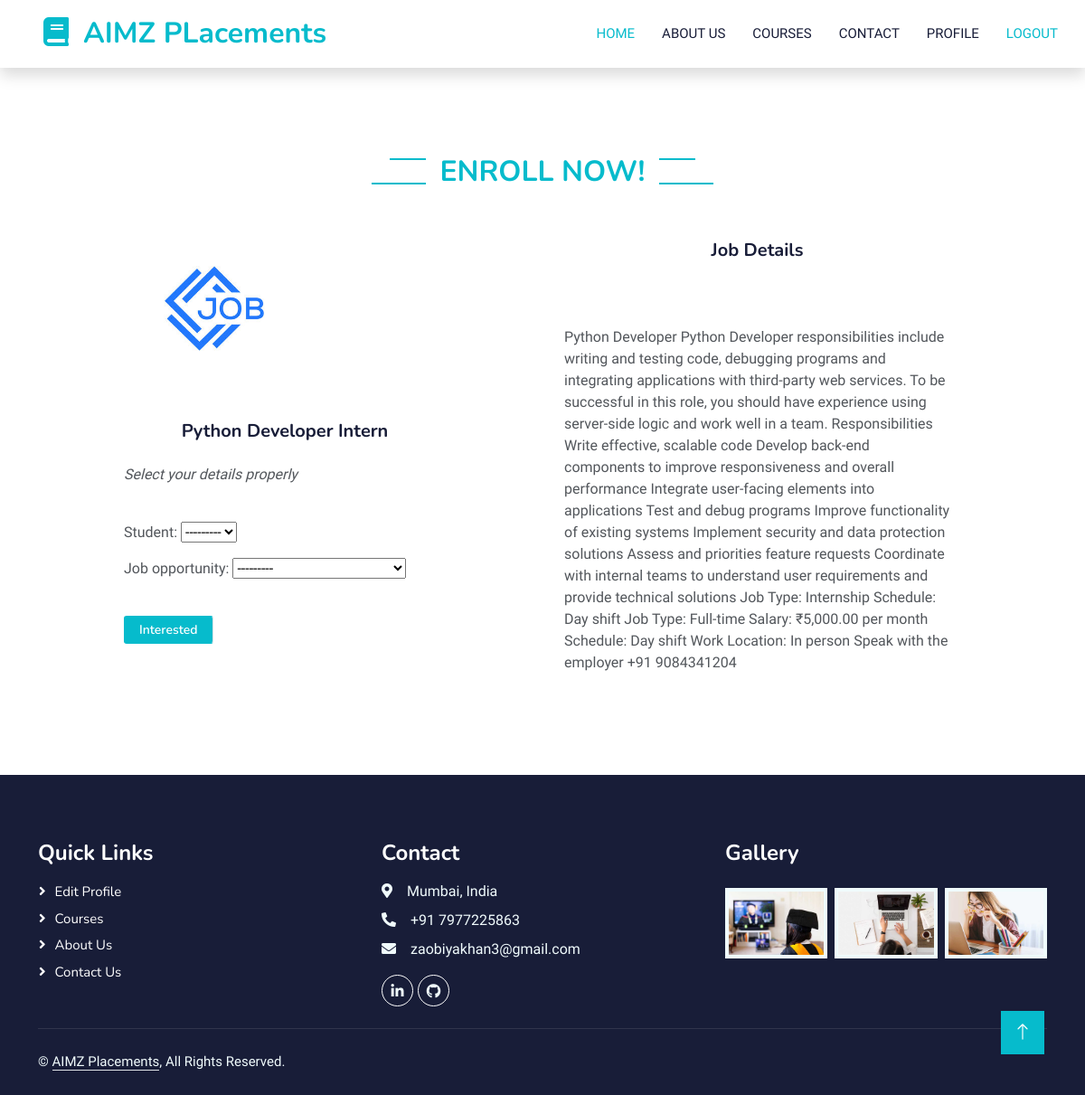
The page /apply_job/1/ (signed in) on the database its author committed.
### aimz/models.py (models this page shows)
class Job(models.Model):
    title = models.CharField(max_length=255)
    description = models.TextField()
    company = models.CharField(max_length=255)
    req_skills = models.TextField()
    application_deadline = models.DateField()
    applicants = models.ManyToManyField(StudentProfile, through='StudentApplication')
    class Meta:
        verbose_name_plural="Jobs"
    def __str__(self):
        return self.title

### aimz/views.py (the view)
# urls.py: path("apply_job/<int:id>/", views.apply_job, name="apply_job"),
@login_required(login_url="/user/sign-in/")
def apply_job(request, id):
    job = Job.objects.get(pk=id)
    if request.method == 'POST':
        form = JobApplicationForm(request.POST or None)
        if form.is_valid():
            application = form.save(commit=False)
            application.job = job
            application.applicant = request.user
            application.save()
            messages.success(request, f'Recorded for {job.title} successfully!')
            return redirect('aimz:index')
    else:
        form = JobApplicationForm()
    return render(request, 'aimz/apply_job.html', {'form': form, 'job':job})

### aimz/forms.py
class JobApplicationForm(forms.ModelForm):
    class Meta:
        model = StudentApplication
        fields = ['student', 'job_opportunity']

### profs/models.py (called while the page is built)
    def __str__(self):
        return self.user.username

### templates/aimz/apply_job.html (shortened to what this page needs)
{% load static %}
<!DOCTYPE html>
<html lang="en">
<head>
    <link href="https://cdnjs.cloudflare.com/ajax/libs/font-awesome/5.10.0/css/all.min.css" rel="stylesheet">
    <link href="https://cdn.jsdelivr.net/npm/bootstrap-icons@1.4.1/font/bootstrap-icons.css" rel="stylesheet">
    <link href="{% static 'lib/animate/animate.min.css' %}" rel="stylesheet">
    <link href="{% static 'lib/owlcarousel/assets/owl.carousel.min.css' %}" rel="stylesheet">
    <link href="{% static 'css/bootstrap.min.css' %}" rel="stylesheet">
    <link href="{% static 'css/style.css' %}" rel="stylesheet">
</head>
<body>
    <nav class="navbar navbar-expand-lg bg-white navbar-light shadow sticky-top p-0">
        <a href="index.html" class="navbar-brand d-flex align-items-center px-4 px-lg-5">
            <h2 class="m-0 text-primary"><i class="fa fa-book me-3"></i>AIMZ PLacements</h2>
        </a>
        <div class="collapse navbar-collapse" id="navbarCollapse">
            <div class="navbar-nav ms-auto p-4 p-lg-0">
                <a href="{% url 'aimz:index' %}" class="nav-item nav-link active">Home</a>
                <a href="{% url 'aimz:about' %}" class="nav-item nav-link">About us</a>
                <a href="{% url 'aimz:course_list' %}" class="nav-item nav-link">Courses</a>
                <a href="{% url 'aimz:contact' %}" class="nav-item nav-link">Contact</a>
                <a href="{% url 'profs:profile' %}" class="nav-item nav-link">Profile</a>
                <a href="{% url 'userauths:sign-out' %}" class="nav-item nav-link active">Logout</a>
            </div>
        </div>
    </nav>
    <div class="container-xxl py-5">
        <div class="container">
                <div class="text-center wow fadeInUp" data-wow-delay="0.1s">
                    <h2 class="section-title bg-white text-center text-primary px-3">Enroll Now!</h2>
                </div>
                <br>
                <div class="row g-4">
                    <div class="col-lg-6 col-md-6 wow fadeInUp" data-wow-delay="0.1s">
                        <div class="row g-4 justify-content-center">
                                <div class="col-lg-8 col-md-6 wow fadeInUp" data-wow-delay="0.3s">
                                    <div class="course-item">
                                        <div class="position-relative overflow-hidden">
                                            <img src="{% static 'img/job.jpg' %}" height="200px" width="200px" alt="">
                                        </div>
                                        <div class="text-center p-4 pb-0">
                                            <h5 class="mb-4">{{ job.title }}</h5>
                                        </div>
                                        <form method="POST" enctype="multipart/form-data">
                                            <p><i>Select your details properly</i></p><br>
                                            {{ form.as_p }}
                                            <br>
                                        <button type="submit" class="flex-shrink-0 btn btn-sm btn-primary px-3 border-end">Interested</button>
                                        </form>
                                    </div>
                                </div>
                        </div>
                </div>
                <div class="col-lg-5 col-md-5 wow fadeInUp" data-wow-delay="0.3s">
                            <div class="row g-4 justify-content-center">
                                <br><br>
                                <div class="text-center p-4 pb-0">
                                    <h5 class="mb-4">Job Details</h5>
                                </div>
                                    <div class="row g-4 justify-content-center">
                                        <p>{{ job.description }}</p>
                                    </div>
                            </div>
                </div>
            </div>
        </div>
    </div>
    <div class="container-fluid bg-dark text-light footer pt-5 mt-5 wow fadeIn" data-wow-delay="0.1s">
        <div class="container py-4">
            <div class="row g-4">
                <div class="col-lg-4 col-md-6">
                    <h4 class="text-white mb-3">Quick Links</h4>
                    <a class="btn btn-link" href="{% url 'profs:profile' %}">Edit Profile</a>
                    <a class="btn btn-link" href="{% url 'aimz:course_list' %}">Courses</a>
                    <a class="btn btn-link" href="{% url 'aimz:about' %}">About Us</a>
                    <a class="btn btn-link" href="{% url 'aimz:contact' %}">Contact Us</a>
                </div>
                <div class="col-lg-4 col-md-6">
                    <h4 class="text-white mb-3">Contact</h4>
                    <p class="mb-2"><i class="fa fa-map-marker-alt me-3"></i>Mumbai, India</p>
                    <p class="mb-2"><i class="fa fa-phone-alt me-3"></i>+91 7977225863</p>
                    <p class="mb-2"><i class="fa fa-envelope me-3"></i>zaobiyakhan3@gmail.com</p>
                    <div class="d-flex pt-2">
                        <a class="btn btn-outline-light btn-social" href="https://www.linkedin.com/in/zaobiya-khan/"><i class="fab fa-linkedin-in"></i></a>
                        <a class="btn btn-outline-light btn-social" href="https://github.com/Zaobiya"><i class="fab fa-github"></i></a>
                    </div>
                </div>
                <div class="col-lg-4 col-md-6">
                    <h4 class="text-white mb-3">Gallery</h4>
                    <div class="row g-2 pt-2">
                        <div class="col-4">
                            <img class="img-fluid bg-light p-1" src="{% static 'img/course-1.jpg' %}" alt="">
                        </div>
                        <div class="col-4">
                            <img class="img-fluid bg-light p-1" src="{% static 'img/course-2.jpg' %}" alt="">
                        </div>
                        <div class="col-4">
                            <img class="img-fluid bg-light p-1" src="{% static 'img/course-3.jpg' %}" alt="">
                        </div>
                    </div>
                </div>
            </div>
        </div>
        <div class="container">
            <div class="copyright">
                <div class="row">
                    <div class="col-md-6 text-center text-md-start mb-3 mb-md-0">
                        &copy; <a class="border-bottom" href="#">AIMZ Placements</a>, All Rights Reserved.
                    </div>
                </div>
            </div>
        </div>
    </div>
    <a href="#" class="btn btn-lg btn-primary btn-lg-square back-to-top"><i class="bi bi-arrow-up"></i></a>
</body>
</html>

### static/css/style.css (style rules this page uses)
:root { --primary: #06BBCC; --light: #F0FBFC; --dark: #181d38; }
.back-to-top { position: fixed; display: none; right: 45px; bottom: 45px; z-index: 99; }
.btn { font-family: 'Nunito', sans-serif; font-weight: 600; transition: .5s; }
.btn.btn-primary, .btn.btn-secondary { color: #FFFFFF; }
.btn-lg-square { width: 48px; height: 48px; }
.btn-square, .btn-sm-square, .btn-lg-square { padding: 0; display: flex; align-items: center; justify-content: center; font-weight: normal; border-radius: 0px; }
.navbar-light .navbar-nav .nav-link { margin-right: 30px; padding: 25px 0; color: #FFFFFF; font-size: 15px; text-transform: uppercase; outline: none; }
.navbar-light .navbar-nav .nav-link:hover, .navbar-light .navbar-nav .nav-link.active { color: var(--primary); }
.navbar-light .navbar-brand, .navbar-light a.btn { height: 75px; }
.navbar-light .navbar-nav .nav-link { color: var(--dark); font-weight: 500; }
.navbar-light.sticky-top { top: -100px; transition: .5s; }
.section-title { position: relative; display: inline-block; text-transform: uppercase; }
.section-title::before { position: absolute; content: ""; width: calc(100% + 80px); height: 2px; top: 4px; left: -40px; background: var(--primary); z-index: -1; }
.section-title::after { position: absolute; content: ""; width: calc(100% + 120px); height: 2px; bottom: 5px; left: -60px; background: var(--primary); z-index: -1; }
.category img, .course-item img { transition: .5s; }
.footer .btn.btn-social { margin-right: 5px; width: 35px; height: 35px; display: flex; align-items: center; justify-content: center; color: var(--light); font-weight: normal; border: 1px solid #FFFFFF; border-radius: 35px; transition: .3s; }
.footer .btn.btn-link { display: block; margin-bottom: 5px; padding: 0; text-align: left; color: #FFFFFF; font-size: 15px; font-weight: normal; text-transform: capitalize; transition: .3s; }
.footer .btn.btn-link::before { position: relative; content: "\f105"; font-family: "Font Awesome 5 Free"; font-weight: 900; margin-right: 10px; }
.footer .copyright { padding: 25px 0; font-size: 15px; border-top: 1px solid rgba(256, 256, 256, .1); }
.footer .copyright a { color: var(--light); }

### rows shown on the page
Job: title "Python Developer Intern", description "Python Developer Python Developer responsibilities include writing and testing code, debugging programs and integrating applications with third-party web services. To be successful in this role, you should have experience using server-side logic and work well in a team. Responsibilities Write effective, scalable code Develop back-end components to improve responsiveness and overall performance Integrate user-facing elements into applications Test and debug programs Improve functionality of existing systems Implement security and data protection solutions Assess and priorities feature requests Coordinate with internal teams to understand user requirements and provide technical solutions Job…"
